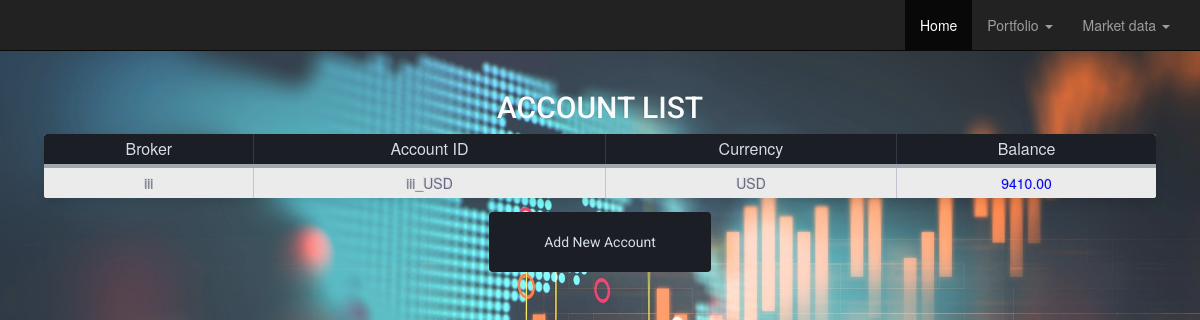
Screenshot of /accounts/ with the database file from the repository.
### portfolio/models.py (models this page shows, shortened)
class Accounts(models.Model):
    CCYS = (('', 'Currency'),
            ("EUR", "EUR"),
            ("GBP", "GBP"),
            ("USD", "USD"),)
    account = models.CharField('Account Name', max_length=20, blank=True, primary_key=True)
    broker = models.CharField('Broker', max_length=20, blank=True)
    ccy = models.CharField('Currency Account', max_length=3, blank=True, choices=CCYS)
    balance = models.DecimalField('Balance', max_digits=20, decimal_places=2, blank=True)

### portfolio/views.py (the view)
# urls.py: path('accounts/', views.AccountListView.as_view(), name='accounts'),
class AccountListView(generic.ListView):
    model = Accounts

### portfolio/templates/portfolio/accounts_list.html (shortened to what this page needs)
{% extends "base_generic.html" %}
{% block content %}
    <head>
        {% load static %}
        <link rel="stylesheet" href="{% static 'css/tradeTable.css' %}">
    </head>
    <div class = mainBlock>
    {% if accounts_list %}
        <header class="mainBlock__header">
            <h1 class="mainBlock__title">Account List</h1>
        </header>
        <table class="table-fill" align="center">
            <thead>
                <tr>
                  <th>Broker</th>
                  <th>Account ID</th>
                  <th>Currency</th>
                  <th>Balance</th>
                </tr>
            </thead>
            <tbody class="table-hover">
                {% for account in accounts_list %}
                    <tr>
                        <td>{{account.broker}}</td>
                        <td>{{account.account}}</td>
                        <td>{{account.ccy}}</td>
                        {% if account.balance|first == "-" %}
                             <td class="NegativeValue">{{account.balance}}</td>
                        {% else %}
                            <td class="PositiveValue">{{account.balance}}</td>
                        {% endif %}
                    </tr>
                {% endfor %}
            </tbody>
        </table>
    {% else %}
        <div class="table-title">
            <h3>There are no live accounts.</h3>
        </div>
    {% endif %}
    <form>
        <button class=btn formaction="{% url 'accountInput' %}">Add New Account</button>
    </form>
    </div>
{% endblock %}

### portfolio/static/css/styles.css (style rules this page uses)
body { font-family: "Lato"; }

### portfolio/static/css/tradeTable.css (style rules this page uses)
.mainBlock { width: 95%; margin: auto; }
.mainBlock__header { text-align: center; }
.mainBlock__title { color: #fafafa; font-size: 30px; font-weight: 500; font-style:normal; font-family: "Roboto", helvetica, arial, sans-serif; text-shadow: -1px -1px 1px rgba(0, 0, 0, 0.1); text-transform:uppercase; }
.table-fill { background: white; border-radius:3px; border-collapse: collapse; margin: auto; box-shadow: 0 5px 10px rgba(0, 0, 0, 0.1); animation: float 5s infinite; width: 100%; }
th { color:#D5DDE5;; background:#1b1e24; border-bottom:4px solid #9ea7af; border-right: 1px solid #343a45; font-size:16px; font-weight: 400; text-align:centre; text-shadow: 0 1px 1px rgba(0, 0, 0, 0.1); vertical-align:middle; }
th:first-child { border-top-left-radius:3px; }
th:last-child { border-top-right-radius:3px; border-right:none; }
tr { border-top: 1px solid #C1C3D1; border-bottom-: 1px solid #C1C3D1; color:#666B85; font-size:16px; font-weight:normal; text-shadow: 0 1px 1px rgba(256, 256, 256, 0.1); line-height: 30px; }
tr:first-child { border-top:none; }
tr:last-child { border-bottom:none; }
tr:nth-child(odd) td { background:#EBEBEB; }
tr:last-child td:first-child { border-bottom-left-radius:3px; }
tr:last-child td:last-child { border-bottom-right-radius:3px; }
td { background:#FFFFFF; text-align:centre; vertical-align:middle; font-weight:300; font-size:14px; text-shadow: -1px -1px 1px rgba(0, 0, 0, 0.1); border-right: 1px solid #C1C3D1; }
td:last-child { border-right: 0px; }
.btn { display: block; padding: 20px; font-family: "Roboto"; -webkit-appearance: none; outline: 0; border: 0; color: #D5DDE5; background: #1b1e24; transition: 0.3s; width: 20%; margin: 1em auto; }
.PositiveValue { color: blue; }

### portfolio/templates/portfolio/accounts_list.html (style rules this page uses)
body { background-image: url('/static/images/portfolioBackground1.jpg'); background-repeat: no-repeat; background-size: cover; height: 100%; }
table, th, td { text-align: center; }

### rows the page displays
Accounts: broker "iii", account "iii_USD", ccy "USD", balance "9410.00"
